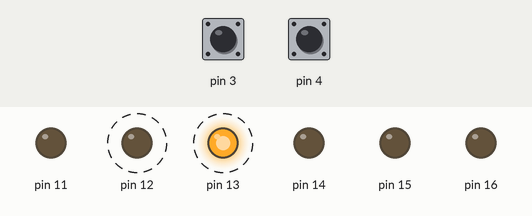
Bench run of a sketch on a simulated Arduino Uno, built with avr-gcc and run on an emulated ATmega328P. Shown: output pins drawn as LEDs (lit = HIGH). Dashed ring = blinking. The inputs (shaded band) are chosen by the test bench; at power-on: pin 3 HIGH, pin 4 HIGH.

Above: at 0.8 s.
0.9 s: pin 3 pulled LOW for 0.15 s
At 1.4 s:
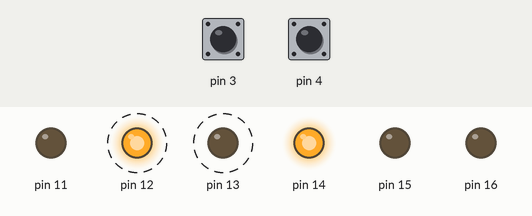
3.9 s: pin 3 pulled LOW for 1 s
At 6.8 s:
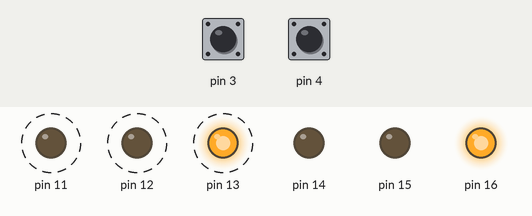
6.9 s: pin 4 pulled LOW for 0.15 s
At 7.4 s:
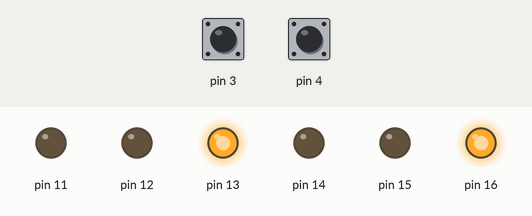
8.5 s: pin 4 pulled LOW for 1 s
At 8.9 s:
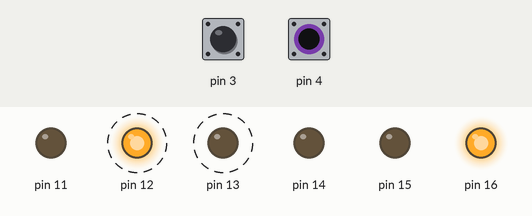
12.5 s: pin 4 pulled LOW for 3.2 s
At 13.1 s:
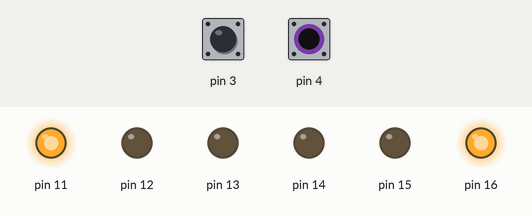
17.2 s: pin 3 pulsed LOW 5 times (0.12 s each, 0.3 s apart)
At 19.6 s:
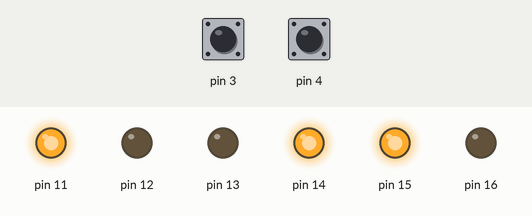
Timing chart, 0 to 21.1 s (numbered marks = the images above; inputs shaded):
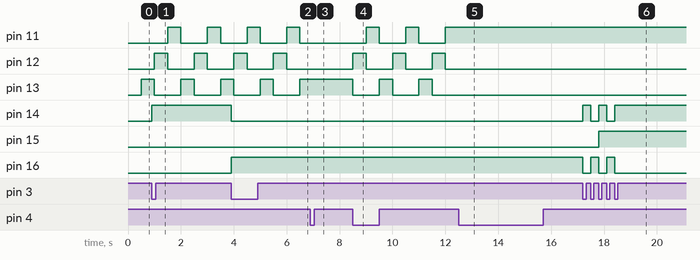

The sketch:

code_part_1.ino
```cpp
#include <avr/io.h>
#include <util/delay.h>
#include <stdint.h>

// ===== TASK 1 (sequence) =====
uint8_t seq[] = {0b001, 0b100, 0b001, 0b100, 0b011, 0b110, 0b011, 0b110};
uint8_t seq_idx = 0;

// ===== TASK 2 (running line) =====
uint8_t run_line[] = {(1 << PB5), (1 << PB4), (1 << PB3)};
uint8_t run_index = 0;
uint8_t is_running = 1;

// ===== BUTTON STATES (for edge detection) =====
uint8_t prev_M5 = 1;
uint8_t prev_M4 = 1;

// ===== TIMER =====
uint16_t tick = 0;   // increments every 10ms

void setup_registers() {
  // LED8-LED10 as outputs (PC2, PC1, PC0)
  DDRC |= 0b00000111;
  // M5 button as input (PD3)
  DDRD &= ~(1 << PD3);

  // LED1-LED3 as outputs (PB5, PB4, PB3)
  DDRB |= 0b00111000;
  // M4 button as input(PD4)
  DDRD &= ~(1 << PD4);

  // Enable pull-ups (Buttons are LOW when pressed)
  PORTD |= (1 << PD3) | (1 << PD4);
}

int main(void) {
  setup_registers();

  while (1) {
    // small fixed loop delay
    _delay_ms(10);
    tick++;

    // read the buttons
    uint8_t curr_M5 = (PIND & (1 << PD3));
    uint8_t curr_M4 = (PIND & (1 << PD4));

    // TASK 1: check if M5 is pressed (pin is low)
    if (prev_M5 && !curr_M5) {  // falling edge (pressed)
      PORTC = (PORTC & ~0x07) | seq[seq_idx];
      seq_idx = (seq_idx + 1) % 8;
    }

    // TASK 2: check if M4 is pressed (pin is low)
    if (prev_M4 && !curr_M4) {
      is_running = !is_running;
    }

    // update previous states
    prev_M5 = curr_M5;
    prev_M4 = curr_M4;

    // TASK 2: running line (every 500 ms)
    if (tick >= 50) {   // 50 * 10ms = 500ms
      tick = 0;
      if (is_running) {
        // Clear LEDs
        PORTB &= ~((1 << PB5) | (1 << PB4) | (1 << PB3));

        // Set current LED
        PORTB |= run_line[run_index];

        // Move to next
        run_index = (run_index + 1) % 3;
      }
    }
  }

    return 0;
}
```

Measured:
- after the input at 0.9 s, pin 14: LOW → HIGH at once
- after the input at 3.9 s, pin 14: HIGH → LOW at once; pin 16: LOW → HIGH at once
- after the input at 6.9 s, pin 11: stays LOW (without the input it goes to HIGH after 0.60 s); pin 12: stays LOW (without the input it goes to HIGH after 0.10 s); pin 13: stays HIGH (without the input it goes to LOW after 0.10 s)
- after the input at 8.5 s, pin 11: alternates HIGH for 0.50 s and LOW for 1.0 s, starting after 0.50 s; pin 12, pin 13: alternates HIGH for 0.50 s and LOW for 1.0 s, starting at once
- after the input at 12.5 s, pin 11: stops changing and stays HIGH; pin 12, pin 13: stops changing and stays LOW
- after the input at 17.2 s, pin 14: alternates HIGH for 0.30 s and LOW for 0.30 s, 5 changes in all, then stays HIGH, starting at once; pin 15: LOW → HIGH after 0.60 s; pin 16: alternates HIGH for 0.30 s and LOW for 0.30 s, 5 changes in all, then stays LOW, starting at once
- by itself, pin 11–13: alternates HIGH for 0.50 s and LOW for 1.0 s
